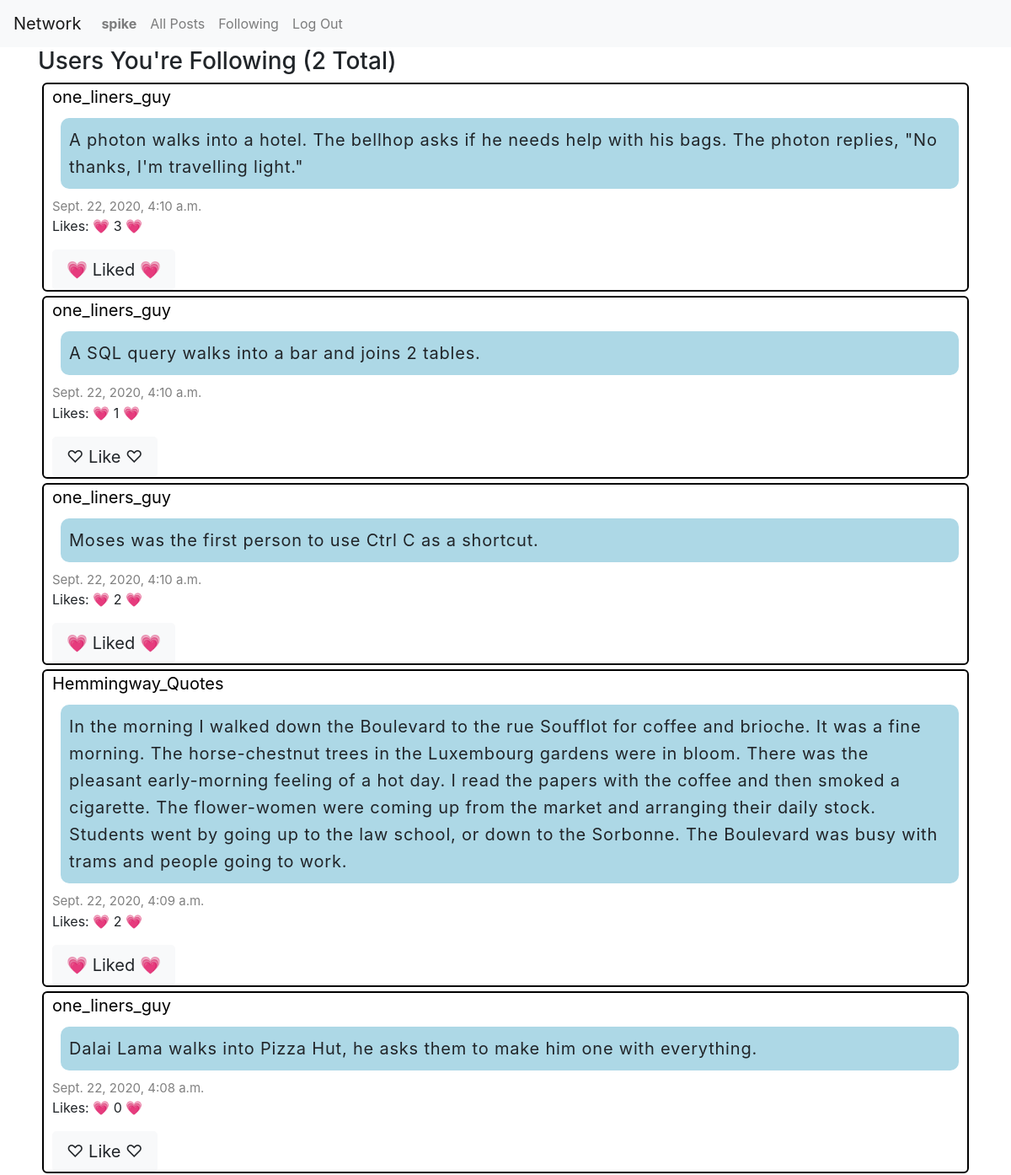
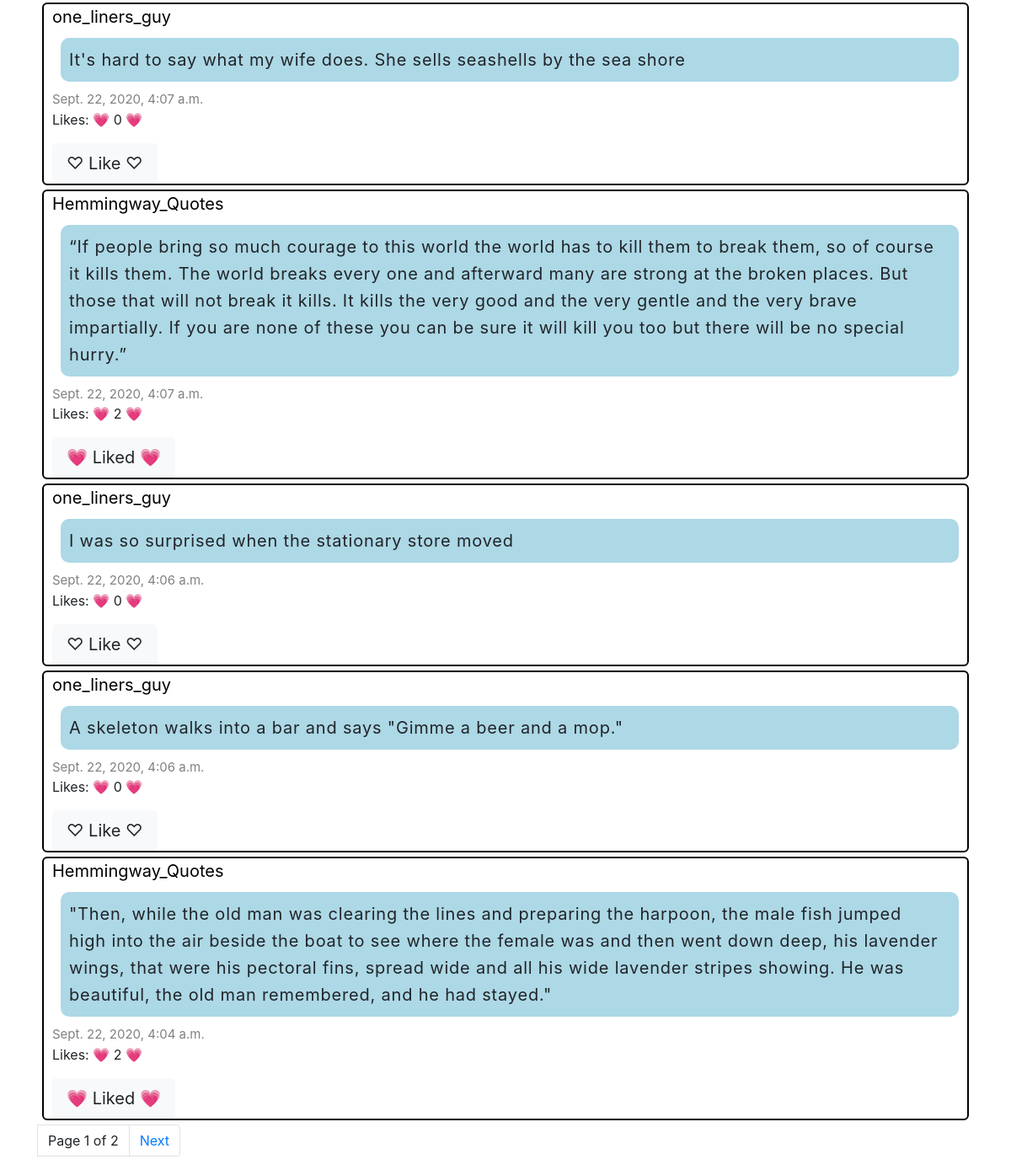
Page /following (signed in) on the committed database (2 pictures, top to bottom).
### network/models.py (models this page shows, shortened)
class User(AbstractUser):
    pass

class Post(models.Model):
    user = models.ForeignKey("User", on_delete=models.CASCADE, related_name="posts")
    body = models.TextField(blank=True)
    timestamp = models.DateTimeField(auto_now_add=True)
    total_likes = models.IntegerField(default=0)
    is_liked_by_current_user = models.BooleanField(default=False)

### network/views.py (the view)
# urls.py: path("following", views.following, name="following"),
def following(request):
    posts = []
    for user in request.user.follows.all():
        for post in Post.objects.filter(user=user.followed):
            posts.append(post)
    posts.sort(key=get_timestamp, reverse=True)
    like_data_loader(request, posts)
    pagination_data = pagination_helper(request, posts)
    return render(request, "network/following.html", {
        "following": len(request.user.follows.all()),
        "posts": pagination_data["posts"],
        "page": pagination_data["page"]
    })

### network/views.py (called while the page is built)
def like_data_loader(request, posts):
    for post in posts:
        post.total_likes = (len(post.likes.all()))
        if request.user.is_authenticated:
            for liked_post in request.user.likes.all():
                if post.id == liked_post.post_id:
                    post.is_liked_by_current_user = True
    return posts

def get_timestamp(post):
    return(post.timestamp)

def pagination_helper(request, posts):
    paginated = Paginator(posts, 10)
    page = request.GET.get('page')
    try:
        posts = paginated.page(page)
    except PageNotAnInteger:
        posts = paginated.page(1)
    except EmptyPage:
        posts = paginated.page(paginated.num_pages)
    pagination_data = {
        "posts": posts,
        "page": page
    }
    return pagination_data

### network/templates/network/following.html (shortened to what this page needs)
{% extends "network/layout.html" %}
{% load static %}
{% block body %}
<div class="container">
<h3> Users You're Following ({{ following }} Total) </h3>
  {% for post in posts%}
    {% include 'network/partials/_post.html' %}
  {% endfor %}
  {%	include	"network/pagination.html"	with	page=posts	%}
</div>
{% endblock %}

### network/templates/network/layout.html (shortened to what this page needs)
{% load static %}
<!DOCTYPE html>
<html lang="en">
    <head>
        <link rel="stylesheet" href="https://stackpath.bootstrapcdn.com/bootstrap/4.4.1/css/bootstrap.min.css">
        <link href="{% static 'network/styles.css' %}" rel="stylesheet">
    </head>
    <body>
        <nav class="navbar navbar-expand-lg navbar-light bg-light">
            <a class="navbar-brand" href="{% url 'index' %}">Network</a>
            <div>
              <ul class="navbar-nav mr-auto">
                {% if user.is_authenticated %}
                    <li class="nav-item">
                        <a class="nav-link" href="{% url 'profile' request.user %}"><strong>{{ user.username }}</strong></a>
                    </li>
                {% endif %}
                <li class="nav-item">
                  <a class="nav-link" href="{% url 'index' %}">All Posts</a>
                </li>
                {% if user.is_authenticated %}
                    <li class="nav-item">
                        <a class="nav-link" href="{% url 'following' %}">Following</a>
                    </li>
                    <li class="nav-item">
                        <a class="nav-link" href="{% url 'logout' %}">Log Out</a>
                    </li>
                {% endif %}
              </ul>
            </div>
          </nav>
        <div class="body">
            {% block body %}
            {% endblock %}
        </div>
    </body>
</html>

### network/templates/network/partials/_post.html (shortened to what this page needs)
<div class="post">
  <a class="post_user" href="{% url 'profile' post.user %}">{{ post.user }}</a>
  <p class="post_body" id="post_body_{{ post.id }}">{{ post.body }}</p>
  <p class="post_timestamp">{{ post.timestamp}} </p>
  <p> Likes: &#128151; <span id="like_count_{{ post.id }}"> {{ post.total_likes }} </span> &#128151; </p>
  {% if request.user.is_authenticated %}
    {% if post.is_liked_by_current_user == True %}
      <button class="like_post_button btn btn-light btn-lg" id="like_button_{{ post.id }}" name="{{ post.id }}"> &#128151; Liked &#128151; </button>
    {% else %}
      <button class="like_post_button btn btn-light btn-lg" id="like_button_{{ post.id }}" name="{{ post.id }}"> &#9825; Like &#9825;</button>
    {% endif %}
  {% else %}
    <p> &#9825; - Login to Like a post </p>
  {% endif %}
</div>

### network/static/network/styles.css (style rules this page uses)
.post { border:2px solid black;margin:5px;padding-left:10px;padding-bottom:0;border-radius:6px }
.post .post_user { font-size:20px;margin-top:15px;color:black }
.post .post_body { letter-spacing:0.8px;line-height:1.6;font-size:20px;background-color:lightblue;border-radius:10px;padding:10px;padding-right:20px;margin:10px;white-space:pre-line;white-space:pre-wrap }
.post .post_timestamp { font-size:15px;color:grey;margin:0;padding:0 }

### rows in the picture
User: username "spike"
Post: user "one_liners_guy", body "A photon walks into a hotel. The bellhop asks if he needs help with his bags. The photon replies, \"No thanks, I'm travelling light.\"", timestamp "Sept. 22, 2020, 4:10 a.m.", total_likes "3"
Post: user "one_liners_guy", body "A SQL query walks into a bar and joins 2 tables.", timestamp "Sept. 22, 2020, 4:10 a.m.", total_likes "1"
Post: user "one_liners_guy", body "Moses was the first person to use Ctrl C as a shortcut.", timestamp "Sept. 22, 2020, 4:10 a.m.", total_likes "2"
Post: user "Hemmingway_Quotes", body "In the morning I walked down the Boulevard to the rue Soufflot for coffee and brioche. It was a fine morning. The horse-chestnut trees in the Luxembourg gardens were in bloom. There was the pleasant early-morning feeling of a hot day. I read the papers with the coffee and then smoked a cigarette. The flower-women were coming up from the market and arranging their daily stock. Students went by going up to the law school, or down to the Sorbonne. The Boulevard was busy with trams and people going to work.", timestamp "Sept. 22, 2020, 4:09 a.m.", total_likes "2"
Post: user "one_liners_guy", body "Dalai Lama walks into Pizza Hut, he asks them to make him one with everything.", timestamp "Sept. 22, 2020, 4:08 a.m.", total_likes "0"
Post: user "one_liners_guy", body "It's hard to say what my wife does. She sells seashells by the sea shore", timestamp "Sept. 22, 2020, 4:07 a.m.", total_likes "0"
Post: user "Hemmingway_Quotes", body "“If people bring so much courage to this world the world has to kill them to break them, so of course it kills them. The world breaks every one and afterward many are strong at the broken places. But those that will not break it kills. It kills the very good and the very gentle and the very brave impartially. If you are none of these you can be sure it will kill you too but there will be no special hurry.”", timestamp "Sept. 22, 2020, 4:07 a.m.", total_likes "2"
Post: user "one_liners_guy", body "I was so surprised when the stationary store moved", timestamp "Sept. 22, 2020, 4:06 a.m.", total_likes "0"
Post: user "one_liners_guy", body "A skeleton walks into a bar and says \"Gimme a beer and a mop.\"", timestamp "Sept. 22, 2020, 4:06 a.m.", total_likes "0"
Post: user "Hemmingway_Quotes", body "\"Then, while the old man was clearing the lines and preparing the harpoon, the male fish jumped high into the air beside the boat to see where the female was and then went down deep, his lavender wings, that were his pectoral fins, spread wide and all his wide lavender stripes showing. He was beautiful, the old man remembered, and he had stayed.\"", timestamp "Sept. 22, 2020, 4:04 a.m.", total_likes "2"

### other values in the picture
{{ following }} "2"
{{ page.number }} "1"
{{ page.paginator.num_pages }} "2"
